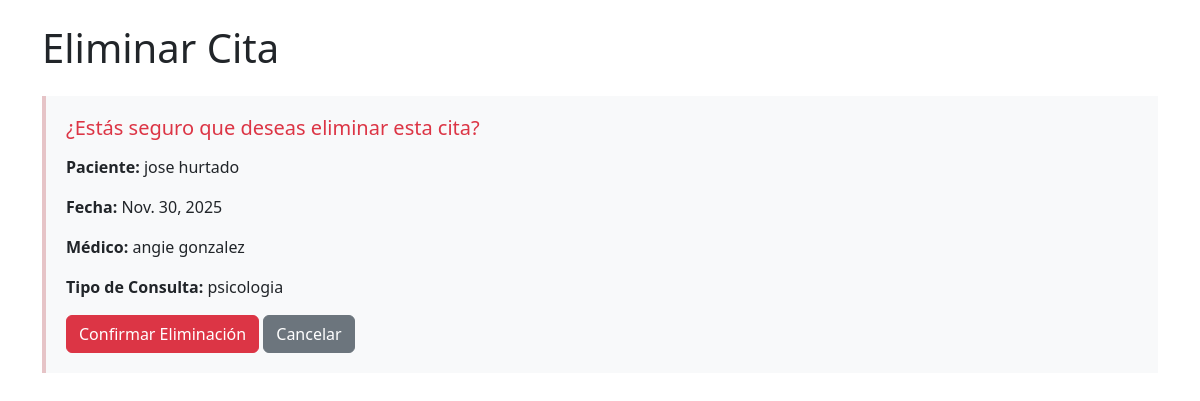
/agenda/eliminar/3/, run on the app's committed database.
### agenda/models.py (models this page shows, shortened)
class Cita(models.Model):
    paciente = models.CharField()
    medico = models.CharField()
    fecha = models.DateField()
    tipo_consulta = models.CharField()

### agenda/views.py (the view)
# urls.py: path('eliminar/<int:pk>/', views.eliminar_cita, name='eliminar_cita'),
def eliminar_cita(request, pk):
    cita_obj = get_object_or_404(Cita, pk=pk)
    if request.method == 'POST':
        cita_obj.delete()
        return redirect('lista_citas')
    return render(request, 'agenda/eliminar_cita.html', {'cita': cita_obj})

### agenda/templates/agenda/eliminar_cita.html (shortened to what this page needs)
<!DOCTYPE html>
<html lang="es">
<head>
    <link href="https://cdn.jsdelivr.net/npm/bootstrap@5.3.0/dist/css/bootstrap.min.css" rel="stylesheet">
</head>
<body>
    <div class="container mt-4">
        <h1 class="mb-4">Eliminar Cita</h1>
        <div class="confirmation-box">
            <h5 class="text-danger">¿Estás seguro que deseas eliminar esta cita?</h5>
            <div class="cita-details">
                <p><strong>Paciente:</strong> {{ cita.paciente }}</p>
                <p><strong>Fecha:</strong> {{ cita.fecha }}</p>
                <p><strong>Médico:</strong> {{ cita.medico }}</p>
                {% if cita.tipo_consulta %}
                <p><strong>Tipo de Consulta:</strong> {{ cita.tipo_consulta }}</p>
                {% endif %}
            </div>
            <form method="post">
                <button type="submit" class="btn btn-danger">Confirmar Eliminación</button>
                <a href="{% url 'lista_citas' %}" class="btn btn-secondary">Cancelar</a>
            </form>
        </div>
    </div>
</body>
</html>

### agenda/templates/agenda/eliminar_cita.html (style rules this page uses)
.confirmation-box { background-color: #f8f9fa; border-left: 4px solid #e6c4c7; padding: 20px; margin-bottom: 20px; }
.cita-details { margin: 15px 0; }

### data on the page
Cita: paciente "jose hurtado", fecha "Nov. 30, 2025", medico "angie gonzalez", tipo_consulta "psicologia"
